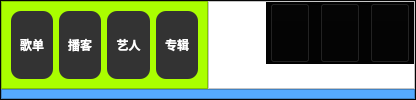
                 <widget class="QFrame" name="top_3">
                  <property name="styleSheet">
                   <string notr="true">background-color: rgb(7,7, 7);</string>
                  </property>
                  <property name="frameShape">
                   <enum>QFrame::StyledPanel</enum>
                  </property>
                  <property name="frameShadow">
                   <enum>QFrame::Raised</enum>
                  </property>
                  <layout class="QVBoxLayout" name="verticalLayout_6" stretch="9,1">
                   <property name="spacing">
                    <number>0</number>
                   </property>
                   <property name="leftMargin">
                    <number>0</number>
                   </property>
                   <property name="topMargin">
                    <number>0</number>
                   </property>
                   <property name="rightMargin">
                    <number>0</number>
                   </property>
                   <property name="bottomMargin">
                    <number>0</number>
                   </property>
                   <item>
                    <layout class="QHBoxLayout" name="horizontalLayout_7" stretch="14,40,10,40,15">
                     <property name="spacing">
                      <number>0</number>
                     </property>
                     <item>
                      <widget class="QFrame" name="frame_14">
                       <property name="styleSheet">
                        <string notr="true">background-color: rgb(255, 255, 0);</string>
                       </property>
                       <property name="frameShape">
                        <enum>QFrame::StyledPanel</enum>
                       </property>
                       <property name="frameShadow">
                        <enum>QFrame::Raised</enum>
                       </property>
                       <widget class="QPushButton" name="pushButton_15">
                        <property name="geometry">
                         <rect>
                          <x>20</x>
                          <y>10</y>
                          <width>32</width>
                          <height>32</height>
                         </rect>
                        </property>
                        <property name="styleSheet">
                         <string notr="true">border-image: url(:/1/back.svg);
background-color: rgb(10, 10, 10);
border-radius: 15px</string>
                        </property>
                        <property name="text">
                         <string/>
                        </property>
                       </widget>
                       <widget class="QPushButton" name="pushButton_16">
                        <property name="geometry">
                         <rect>
                          <x>70</x>
                          <y>10</y>
                          <width>32</width>
                          <height>32</height>
                         </rect>
                        </property>
                        <property name="styleSheet">
                         <string notr="true">border-image: url(:/1/forward.svg);
background-color: rgb(10, 10, 10);
border-radius: 15px</string>
                        </property>
                        <property name="text">
                         <string/>
                        </property>
                       </widget>
                      </widget>
                     </item>
                     <item>
                      <widget class="QFrame" name="frame_15">
                       <property name="styleSheet">
                        <string notr="true">background-color: rgb(170, 255, 0);</string>
                       </property>
                       <property name="frameShape">
                        <enum>QFrame::StyledPanel</enum>
                       </property>
                       <property name="frameShadow">
                        <enum>QFrame::Raised</enum>
                       </property>
                       <layout class="QHBoxLayout" name="horizontalLayout_10">
                        <item>
                         <widget class="QWidget" name="widget_5" native="true">
                          <property name="styleSheet">
                           <string notr="true">background-color: rgb(51, 51, 51);
border-radius: 10px</string>
                          </property>
                          <layout class="QGridLayout" name="gridLayout_5">
                           <item row="0" column="0">
                            <widget class="QPushButton" name="pushButton_22">
                             <property name="font">
                              <font>
                               <weight>75</weight>
                               <bold>true</bold>
                              </font>
                             </property>
                             <property name="styleSheet">
                              <string notr="true">color: rgb(255, 255, 255);</string>
                             </property>
                             <property name="text">
                              <string>歌单</string>
                             </property>
                            </widget>
                           </item>
                          </layout>
                         </widget>
                        </item>
                        <item>
                         <widget class="QWidget" name="widget_6" native="true">
                          <property name="styleSheet">
                           <string notr="true">background-color: rgb(51, 51, 51);
border-radius: 10px</string>
                          </property>
                          <layout class="QGridLayout" name="gridLayout_7">
                           <item row="0" column="0">
                            <widget class="QPushButton" name="pushButton_23">
                             <property name="font">
                              <font>
                               <weight>75</weight>
                               <bold>true</bold>
                              </font>
                             </property>
                             <property name="styleSheet">
                              <string notr="true">color: rgb(255, 255, 255);</string>
                             </property>
                             <property name="text">
                              <string>播客</string>
                             </property>
                            </widget>
                           </item>
                          </layout>
                         </widget>
                        </item>
                        <item>
                         <widget class="QWidget" name="widget_8" native="true">
                          <property name="styleSheet">
                           <string notr="true">background-color: rgb(51, 51, 51);
border-radius: 10px</string>
                          </property>
                          <layout class="QGridLayout" name="gridLayout_8">
                           <item row="0" column="0">
                            <widget class="QPushButton" name="pushButton_24">
                             <property name="font">
                              <font>
                               <weight>75</weight>
                               <bold>true</bold>
                              </font>
                             </property>
                             <property name="styleSheet">
                              <string notr="true">color: rgb(255, 255, 255);</string>
                             </property>
                             <property name="text">
                              <string>艺人</string>
                             </property>
                            </widget>
                           </item>
                          </layout>
                         </widget>
                        </item>
                        <item>
                         <widget class="QWidget" name="widget_9" native="true">
                          <property name="styleSheet">
                           <string notr="true">background-color: rgb(51, 51, 51);
border-radius: 10px</string>
                          </property>
                          <layout class="QGridLayout" name="gridLayout_9">
                           <item row="0" column="0">
                            <widget class="QPushButton" name="pushButton_25">
                             <property name="font">
                              <font>
                               <weight>75</weight>
                               <bold>true</bold>
                              </font>
                             </property>
                             <property name="styleSheet">
                              <string notr="true">color: rgb(255, 255, 255);</string>
                             </property>
                             <property name="text">
                              <string>专辑</string>
                             </property>
                            </widget>
                           </item>
                          </layout>
                         </widget>
                        </item>
                       </layout>
                      </widget>
                     </item>
                     <item>
                      <widget class="QFrame" name="frame_16">
                       <property name="styleSheet">
                        <string notr="true">background-color: rgb(170, 255, 127);</string>
                       </property>
                       <property name="frameShape">
                        <enum>QFrame::StyledPanel</enum>
                       </property>
                       <property name="frameShadow">
                        <enum>QFrame::Raised</enum>
                       </property>
                      </widget>
                     </item>
                     <item>
                      <widget class="QFrame" name="frame_17">
                       <property name="styleSheet">
                        <string notr="true">background-color: rgb(170, 255, 255);</string>
                       </property>
                       <property name="frameShape">
                        <enum>QFrame::StyledPanel</enum>
                       </property>
                       <property name="frameShadow">
                        <enum>QFrame::Raised</enum>
                       </property>
                       <widget class="QWidget" name="widget_7" native="true">
                        <property name="geometry">
                         <rect>
                          <x>200</x>
                          <y>10</y>
                          <width>141</width>
                          <height>31</height>
                         </rect>
                        </property>
                        <property name="styleSheet">
                         <string notr="true">background-color: rgb(40, 40, 40);
border-radius: 12px</string>
                        </property>
                        <widget class="QPushButton" name="pushButton_17">
                         <property name="geometry">
                          <rect>
                           <x>3</x>
                           <y>3</y>
                           <width>25</width>
                           <height>25</height>
                          </rect>
                         </property>
                         <property name="styleSheet">
                          <string notr="true">background-color: rgb(83, 83, 83);
border-image: url(:/1/user.svg);
border-radius: 12px</string>
                         </property>
                         <property name="text">
                          <string/>
                         </property>
                        </widget>
                        <widget class="QPushButton" name="pushButton_18">
                         <property name="geometry">
                          <rect>
                           <x>31</x>
                           <y>4</y>
                           <width>75</width>
                           <height>23</height>
                          </rect>
                         </property>
                         <property name="styleSheet">
                          <string notr="true">color: rgb(255, 255, 255);</string>
                         </property>
                         <property name="text">
                          <string>PushButton</string>
                         </property>
                        </widget>
                       </widget>
                      </widget>
                     </item>
                     <item>
                      <widget class="QFrame" name="frame_18">
                       <property name="styleSheet">
                        <string notr="true">background-color: rgb(255, 255, 255);</string>
                       </property>
                       <property name="frameShape">
                        <enum>QFrame::StyledPanel</enum>
                       </property>
                       <property name="frameShadow">
                        <enum>QFrame::Raised</enum>
                       </property>
                       <layout class="QHBoxLayout" name="horizontalLayout_8" stretch="1">
                        <property name="leftMargin">
                         <number>57</number>
                        </property>
                        <property name="topMargin">
                         <number>0</number>
                        </property>
                        <property name="rightMargin">
                         <number>0</number>
                        </property>
                        <property name="bottomMargin">
                         <number>24</number>
                        </property>
                        <item>
                         <widget class="QFrame" name="frame_19">
                          <property name="styleSheet">
                           <string notr="true">background-color: rgb(3, 3, 3);</string>
                          </property>
                          <property name="frameShape">
                           <enum>QFrame::StyledPanel</enum>
                          </property>
                          <property name="frameShadow">
                           <enum>QFrame::Raised</enum>
                          </property>
                          <layout class="QHBoxLayout" name="horizontalLayout_9" stretch="1,1,1">
                           <property name="spacing">
                            <number>10</number>
                           </property>
                           <property name="leftMargin">
                            <number>3</number>
                           </property>
                           <property name="topMargin">
                            <number>0</number>
                           </property>
                           <property name="rightMargin">
                            <number>3</number>
                           </property>
                           <property name="bottomMargin">
                            <number>0</number>
                           </property>
                           <item>
                            <widget class="QPushButton" name="pushButton_19">
                             <property name="sizePolicy">
                              <sizepolicy hsizetype="Minimum" vsizetype="Expanding">
                               <horstretch>0</horstretch>
                               <verstretch>0</verstretch>
                              </sizepolicy>
                             </property>
                             <property name="styleSheet">
                              <string notr="true">border-image: url(:/1/windows-minimize.svg);</string>
                             </property>
                             <property name="text">
                              <string/>
                             </property>
                            </widget>
                           </item>
                           <item>
                            <widget class="QPushButton" name="pushButton_20">
                             <property name="sizePolicy">
                              <sizepolicy hsizetype="Minimum" vsizetype="Expanding">
                               <horstretch>0</horstretch>
                               <verstretch>0</verstretch>
                              </sizepolicy>
                             </property>
                             <property name="styleSheet">
                              <string notr="true">border-image: url(:/1/windows-maximize.svg);</string>
                             </property>
                             <property name="text">
                              <string/>
                             </property>
                            </widget>
                           </item>
                           <item>
                            <widget class="QPushButton" name="pushButton_21">
                             <property name="sizePolicy">
                              <sizepolicy hsizetype="Minimum" vsizetype="Expanding">
                               <horstretch>0</horstretch>
                               <verstretch>0</verstretch>
                              </sizepolicy>
                             </property>
                             <property name="styleSheet">
                              <string notr="true">border-image: url(:/1/windows-close.svg);</string>
                             </property>
                             <property name="text">
                              <string/>
                             </property>
                            </widget>
                           </item>
                          </layout>
                         </widget>
                        </item>
                       </layout>
                      </widget>
                     </item>
                    </layout>
                   </item>
                   <item>
                    <widget class="QFrame" name="frame_20">
                     <property name="styleSheet">
                      <string notr="true">background-color: rgb(85, 170, 255);</string>
                     </property>
                     <property name="frameShape">
                      <enum>QFrame::StyledPanel</enum>
                     </property>
                     <property name="frameShadow">
                      <enum>QFrame::Raised</enum>
                     </property>
                    </widget>
                   </item>
                  </layout>
                 </widget>
